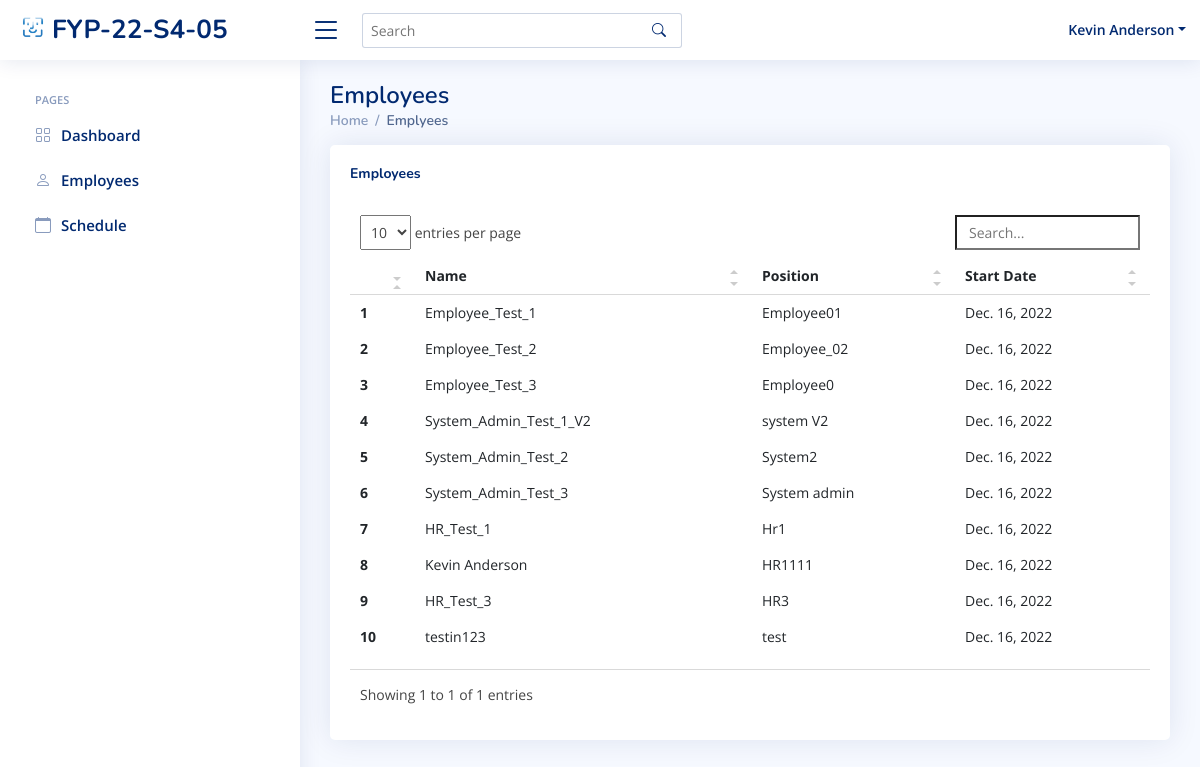
The app's page /HR/Employees/ (signed in), older data.
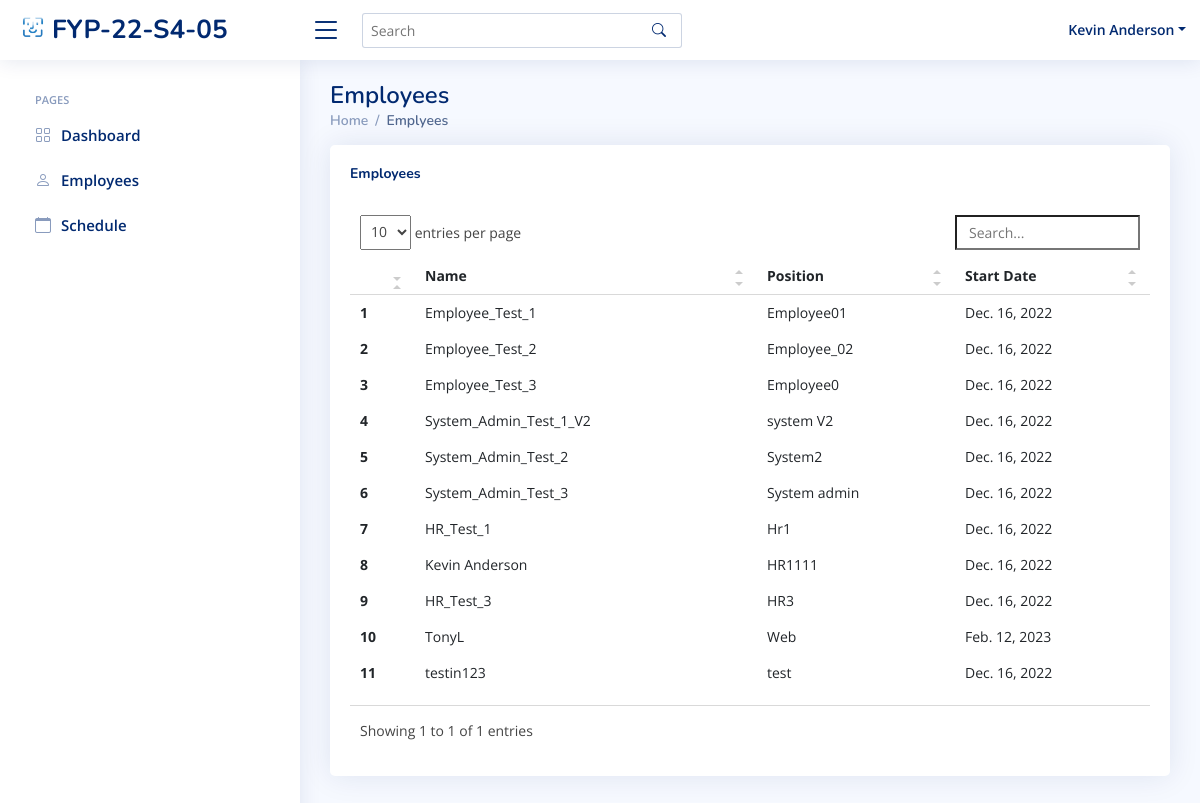
The same page, newer data.
### index/models.py (models this page shows, shortened)
class Employee(models.Model):
	Employee_ID = models.IntegerField(primary_key=True)
	Full_Name = models.CharField(max_length=100)
	Job_Title = models.CharField(max_length=100)
	Phone_Number = models.CharField(max_length=100)
	salt = models.CharField(max_length=50, null=True)
	Email_Address = models.EmailField()
	Role = models.ForeignKey(Role, on_delete=models.CASCADE)
	Profile_Image = models.ImageField(null=True,blank=True, upload_to='profile_pics/')
	Password = models.CharField(max_length=256)
	Start_Date = models.DateField(auto_now_add=True)

### index/views/HR.py (the view)
# urls.py: path('HR/Employees/', HR.HR_EmployeePage, name='EmployeesPage'),
def HR_EmployeePage(request):
	currentEmployee = Employee.objects.get(Employee_ID=request.session['Employee_ID'])
	data = Employee.objects.all()
	context = {
		'Employee_ID' : currentEmployee.Employee_ID,
		'Job_Title' : currentEmployee.Job_Title,
		'Full_Name' : currentEmployee.Full_Name,
		'data': data,
	}
	return render(request, 'HR/employees.html', context)

### templates/HR/employees.html (shortened to what this page needs)
{% extends "index/base.html" %}
{% load static %}
{% block content %}
{% include 'HR/HR_base.html'%}
<main id="main" class="main">
    <div class="pagetitle">
      <h1>Employees</h1>
      <nav>
        <ol class="breadcrumb">
          <li class="breadcrumb-item"><a href="{% url 'HR_home' %}">Home</a></li>
          <li class="breadcrumb-item active">Emplyees</li>
        </ol>
      </nav>
    </div>
    <section class="section">
      <div class="row">
        <div class="col-lg-12">
          <div class="card recent-sales overflow-auto">
            <div class="card-body">
              <div class="col-lg-12 align-items-center justify-content-center card-title">
                <h5 class="float-start"><b>Employees</b></h5>
                <br>
              </div>
              <table class="table table-borderless datatable">
                <thead>
                  <tr>
                    <th scope="col"></th>
                    <th scope="col">Name</th>
                    <th scope="col">Position</th>
                    <th scope="col">Start Date</th>
                  </tr>
                </thead>
                {% for d in data  %}
                <tbody>
                  <tr class="tr" onclick='setGetParameter( "{{ d.Employee_ID}} ")'>
                    <th scope="row"> {{ forloop.counter }}</th>
                    <td>{{d.Full_Name}}</td>
                    <td>{{d.Job_Title}}</td>
                    <td>{{d.Start_Date}}</td>
                  </tr>
                </tbody>
                {% endfor %}
              </table>
            </div>
          </div>
        </div>
      </div>
    </section>
  </main>
{% endblock content %}

### templates/HR/HR_base.html (shortened to what this page needs)
{% load static %}
  <header id="header" class="header fixed-top d-flex align-items-center">
    <div class="d-flex align-items-center justify-content-between">
      <a href="{% url 'HR_home' %}" class="logo d-flex align-items-center">
        <img src="{% static 'assets/img/logo.png' %}" alt="">
        <span class="d-none d-lg-block">FYP-22-S4-05</span>
      </a>
      <i class="bi bi-list toggle-sidebar-btn"></i>
    </div>
    <div class="search-bar">
      <form class="search-form d-flex align-items-center" method="POST" action="#">
        <input type="text" name="query" placeholder="Search" title="Enter search keyword">
        <button type="submit" title="Search"><i class="bi bi-search"></i></button>
      </form>
    </div>
    <nav class="header-nav ms-auto">
      <ul class="d-flex align-items-center">
        <li class="nav-item dropdown pe-3">
          <a class="nav-link nav-profile d-flex align-items-center pe-0" href="{% url 'HR_Profile' %}" data-bs-toggle="dropdown">
            <span class="d-none d-md-block dropdown-toggle ps-2">{{ Full_Name }}</span>
          </a>
        </li>
      </ul>
    </nav>
  </header>
  <aside id="sidebar" class="sidebar">
    <ul class="sidebar-nav" id="sidebar-nav">
      <li class="nav-heading">Pages</li>
      <li class="nav-item">
        <a class="nav-link collapsed" href="{%  url 'HR_home' %}">
          <i class="bi bi-grid"></i>
          <span>Dashboard</span>
        </a>
      </li>
      <li class="nav-item">
        <a class="nav-link collapsed" href="{% url 'EmployeesPage' %}">
          <i class="bi bi-person"></i>
          <span>Employees</span>
        </a>
      </li>
      <li class="nav-item">
        <a class="nav-link collapsed" href="{% url 'View_Schedule' %}">
          <i class="bi bi-calendar"></i>
          <span>Schedule</span>
        </a>
      </li>
  </aside>

Row changes from the older to the newer data that the page shows:
added Employee: Full_Name "TonyL", Job_Title "Web", Start_Date "Feb. 12, 2023"
